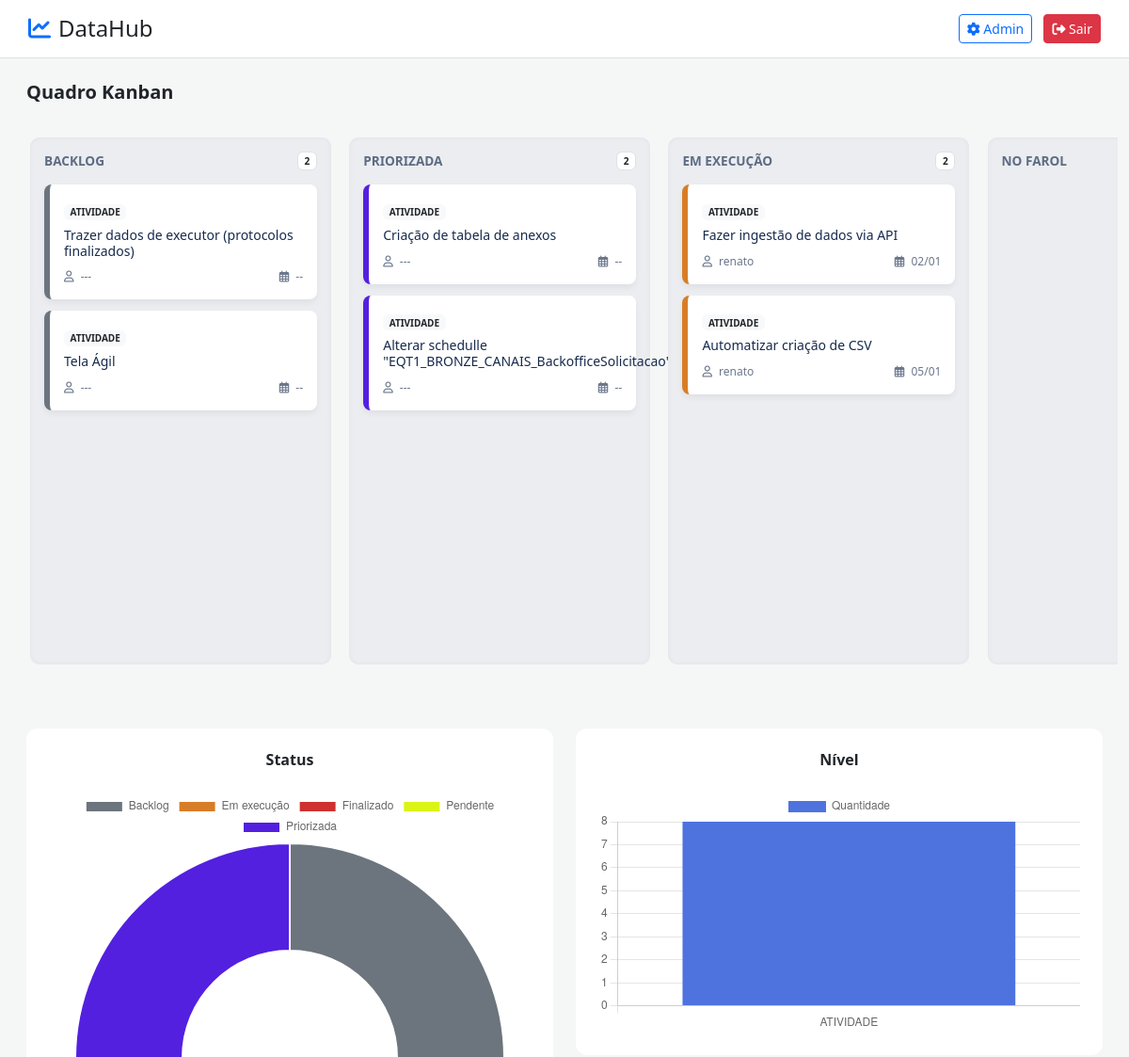
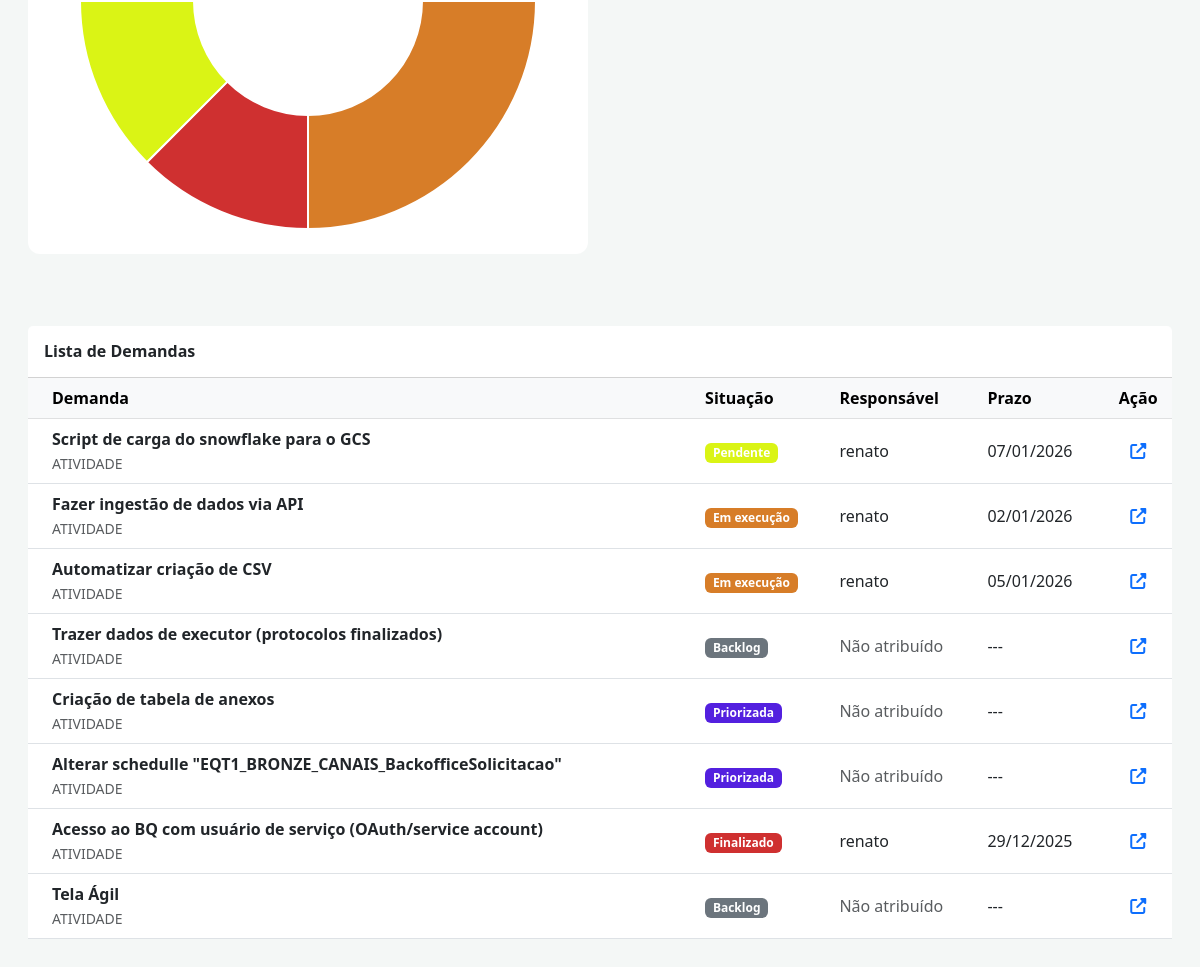
The app's page / (signed in) with its own data (2 pictures, top to bottom).
### core/models.py (models this page shows, shortened)
class Situacao(models.Model):
    nome = models.CharField(max_length=100)
    cor_hex = models.CharField(
        max_length=7,
        default="#6c757d",
        help_text="Insira a cor em Hexadecimal (ex: #d9534f)",
    )
    padrao = models.BooleanField(
        default=False,
        help_text="Marcar como situação padrão para novas demandas",
    )
    pendente = models.BooleanField(
        default=False,
        help_text="Marcar como situação que representa 'pendente'",
    )
    proximas_situacoes = models.ManyToManyField("self", symmetrical=False, blank=True)
    class Meta:
        verbose_name_plural = "Situações"

class Demanda(models.Model):
    NIVEIS = (
        ("INICIATIVA", "Iniciativa"),
        ("EPICO", "Épico"),
        ("HISTORIA", "História"),
        ("ATIVIDADE", "Atividade"),
    )
    nivel = models.CharField(max_length=20, choices=NIVEIS, default="ATIVIDADE")
    titulo = models.CharField("Atividade / Título", max_length=255)
    parent = models.ForeignKey(
        "self",
        on_delete=models.SET_NULL,
        null=True,
        blank=True,
        related_name="subitens",
        verbose_name="Item Pai (Iniciativa/Épico/História)",
    )
    tema = models.ForeignKey(Tema, on_delete=models.PROTECT)
    tipo = models.ForeignKey(TipoAtividade, on_delete=models.PROTECT)
    responsavel = models.ForeignKey(
        User, on_delete=models.SET_NULL, null=True, blank=True
    )
    situacao = models.ForeignKey(
        "Situacao", on_delete=models.PROTECT, null=True, blank=True
    )
    data_inicio = models.DateField(null=True, blank=True)
    data_prazo = models.DateField(null=True, blank=True)
    descricao = models.TextField(blank=True)
    observacao = models.TextField(blank=True)
    solicitantes = models.ManyToManyField(Contato, blank=True, related_name="demandas")
    data_fechamento = models.DateField(null=True, blank=True)
    history = HistoricalRecords()
    descricao = models.TextField(blank=True)
    observacao = models.TextField(blank=True)
    solicitantes = models.ManyToManyField(Contato, blank=True, related_name="demandas")
    criado_em = models.DateTimeField(auto_now_add=True)

### core/views.py (the view, shortened to what this page needs)
# urls.py: path("", dashboard_view, name="dashboard"),
def dashboard_view(request):
    SENHA_MESTRE = "hub123"
    if "logout" in request.GET:
        request.session["auth_dashboard"] = False
        return redirect("dashboard")
    if not request.session.get("auth_dashboard"):
        return render(request, "core/login_dashboard.html")
    if request.GET.get("action") == "take" and request.GET.get("id"):
        demanda = get_object_or_404(Demanda, id=request.GET.get("id"))
        demanda.responsavel = request.user
        demanda.save()
        return redirect("dashboard")
    hoje = timezone.now().date()
    todas_demandas = (
        Demanda.objects.all()
        .select_related("situacao", "responsavel")
        .order_by("-criado_em")
    )
    for d in todas_demandas:
        if not d.data_prazo:
            d.status_prazo = "Sem Prazo"
            d.cor_prazo = "secondary"
        elif d.data_prazo < hoje:
            d.status_prazo = "Atrasado"
            d.cor_prazo = "danger"
        else:
            d.status_prazo = "No Prazo"
            d.cor_prazo = "success"
    desired_order = ["Backlog", "Priorizada", "Em execução", "No Farol", "Finalizado"]
    all_situacoes = list(Situacao.objects.all())
    situacoes = []
    for name in desired_order:
        for s in all_situacoes:
            if s.nome and s.nome.lower() == name.lower():
                situacoes.append(s)
                break
    for s in all_situacoes:
        if s not in situacoes:
            situacoes.append(s)
    kanban_data = {}
    for sit in situacoes:
        kanban_data[sit] = [d for d in todas_demandas if d.situacao_id == sit.id]
    sit_data = Demanda.objects.values("situacao__nome", "situacao__cor_hex").annotate(
        total=Count("id")
    )
    nivel_data = Demanda.objects.values("nivel").annotate(total=Count("id"))
    context = {
        "kanban_data": kanban_data,
        "demandas": todas_demandas,  # Agora contém os objetos processados com status_prazo
        "hoje": hoje,  # ESSENCIAL para o template comparar datas
        "labels_situacao": [
            item["situacao__nome"] or "Sem Situação" for item in sit_data
        ],
        "counts_situacao": [item["total"] for item in sit_data],
        "cores_situacao": [item["situacao__cor_hex"] or "#bdc3c7" for item in sit_data],
        "labels_nivel": [item["nivel"] for item in nivel_data],
        "counts_nivel": [item["total"] for item in nivel_data],
    }
    return render(request, "core/dashboard.html", context)

### core/templates/core/dashboard.html (shortened to what this page needs)
<!DOCTYPE html>
<html lang="pt-br">
<head>
    <link href="https://cdn.jsdelivr.net/npm/bootstrap@5.3.0/dist/css/bootstrap.min.css" rel="stylesheet">
    <link rel="stylesheet" href="https://cdnjs.cloudflare.com/ajax/libs/font-awesome/6.4.0/css/all.min.css">
</head>
<body>
    <nav class="navbar-custom d-flex justify-content-between align-items-center">
        <h4 class="m-0"><i class="fas fa-chart-line text-primary me-2"></i>DataHub</h4>
        <div>
            <a href="{% url 'admin:index' %}" class="btn btn-sm btn-outline-primary me-2"><i class="fas fa-cog"></i> Admin</a>
            <a href="?logout=1" class="btn btn-sm btn-danger"><i class="fas fa-sign-out-alt"></i> Sair</a>
        </div>
    </nav>
    <div class="container-fluid mt-4">
        <div class="row">
            <div class="col-12">
                <h5 class="px-3 mb-3 fw-bold">Quadro Kanban</h5>
                <div class="kanban-container">
                    {% for situacao, tarefas in kanban_data.items %}
                    <div class="kanban-column">
                        <div class="kanban-header">
                            <span>{{ situacao.nome }}</span>
                            <span class="badge bg-white text-dark border">{{ tarefas|length }}</span>
                        </div>
                        {% for d in tarefas %}
                        <div class="kanban-card" style="border-left-color: {{ situacao.cor_hex }}" onclick="window.open('{% url 'admin:core_demanda_change' d.id %}', '_blank')">
                            <span class="badge bg-light text-dark mb-2" style="font-size: 10px;">{{ d.nivel }}</span>
                            <h6>{{ d.titulo }}</h6>
                            <div class="meta-info">
                                <span><i class="far fa-user me-1"></i>
                                    {% if d.responsavel %}
                                        {{ d.responsavel.username }}
                                    {% else %}
                                        ---
                                    {% endif %}
                                </span>
                                <span><i class="far fa-calendar-alt me-1"></i> {{ d.data_prazo|date:"d/m"|default:"--" }}</span>
                            </div>
                        </div>
                        {% endfor %}
                    </div>
                    {% endfor %}
                </div>
            </div>
        </div>
        <div class="row my-5 px-3">
            <div class="col-md-6 mb-4 text-center">
                <div class="card dashboard-card p-4">
                    <h6 class="fw-bold mb-4">Status</h6>
                    <canvas id="chartSituacao"></canvas>
                </div>
            </div>
            <div class="col-md-6 mb-4 text-center">
                <div class="card dashboard-card p-4">
                    <h6 class="fw-bold mb-4">Nível</h6>
                    <canvas id="chartNivel"></canvas>
                </div>
            </div>
        </div>
        <div class="row px-3 pb-5">
            <div class="col-12">
                <div class="card dashboard-card">
                    <div class="card-header bg-white py-3"><h6 class="m-0 fw-bold">Lista de Demandas</h6></div>
                    <div class="card-body p-0">
                        <div class="table-responsive">
                            <table class="table table-hover align-middle mb-0">
                                <thead class="table-light">
                                    <tr>
                                        <th class="ps-4">Demanda</th>
                                        <th>Situação</th>
                                        <th>Responsável</th>
                                        <th>Prazo</th>
                                        <th class="text-center">Ação</th>
                                    </tr>
                                </thead>
                                <tbody>
                                    {% for demanda in demandas %}
                                    <tr>
                                        <td class="ps-4">
                                            <strong>{{ demanda.titulo }}</strong><br>
                                            <small class="text-muted">{{ demanda.nivel }}</small>
                                        </td>
                                        <td>
                                            {% if demanda.situacao %}
                                            <span class="badge" style="background-color: {{ demanda.situacao.cor_hex }}">
                                                {{ demanda.situacao.nome }}
                                            </span>
                                            {% endif %}
                                        </td>
                                        <td>
                                            {% if demanda.responsavel %}
                                                {{ demanda.responsavel.get_full_name|default:demanda.responsavel.username }}
                                            {% else %}
                                                <span class="text-muted">Não atribuído</span>
                                            {% endif %}
                                        </td>
                                        <td>{{ demanda.data_prazo|date:"d/m/Y"|default:"---" }}</td>
                                        <td class="text-center">
                                            <a href="{% url 'admin:core_demanda_change' demanda.id %}" target="_blank" class="text-primary">
                                                <i class="fas fa-external-link-alt"></i>
                                            </a>
                                        </td>
                                    </tr>
                                    {% endfor %}
                                </tbody>
                            </table>
                        </div>
                    </div>
                </div>
            </div>
        </div>
    </div>
    <script>
        // Gráfico Status
        new Chart(document.getElementById('chartSituacao'), {
            type: 'doughnut',
            data: {
                labels: {{ labels_situacao|safe }},
                datasets: [{
                    data: {{ counts_situacao|safe }},
                    backgroundColor: {{ cores_situacao|safe }}
                }]
            }
        });
        // Gráfico Nível
        new Chart(document.getElementById('chartNivel'), {
            type: 'bar',
            data: {
                labels: {{ labels_nivel|safe }},
                datasets: [{
                    label: 'Quantidade',
                    data: {{ counts_nivel|safe }},
                    backgroundColor: '#4e73df'
                }]
            }
        });
    </script>
</body>
</html>

### core/templates/core/dashboard.html (style rules this page uses)
body { background-color: #f4f7f6; font-family: 'Segoe UI', Tahoma, Geneva, Verdana, sans-serif; }
.navbar-custom { background-color: #ffffff; border-bottom: 1px solid #e0e0e0; padding: 15px 30px; }
.kanban-container { display: flex; overflow-x: auto; padding: 20px; gap: 1.2rem; align-items: flex-start; }
.kanban-column { background: #ebedf0; min-width: 320px; max-width: 320px; border-radius: 10px; padding: 15px; min-height: 70vh; box-shadow: inset 0 0 5px rgba(0,0,0,0.05); }
.kanban-header { font-weight: bold; margin-bottom: 15px; text-transform: uppercase; font-size: 0.85rem; color: #5e6c84; display: flex; justify-content: space-between; }
.kanban-card { background: white; border-radius: 8px; padding: 15px; margin-bottom: 12px; box-shadow: 0 4px 6px rgba(0,0,0,0.05); border-left: 6px solid #ccc; transition: transform 0.2s; cursor: pointer; }
.kanban-card h6 { margin: 0 0 8px 0; font-size: 14px; color: #172b4d; }
.kanban-card .meta-info { font-size: 12px; color: #6b778c; display: flex; justify-content: space-between; margin-top: 10px; }
.dashboard-card { border: none; border-radius: 12px; transition: 0.3s; }

### records on screen
Situacao: nome "BACKLOG", tarefas "2"
Demanda: nivel "ATIVIDADE", titulo "Trazer dados de executor (protocolos finalizados)", data_prazo "--", situacao.nome "Backlog", shows "Não atribuído", data_prazo "---"
Demanda: nivel "ATIVIDADE", titulo "Tela Ágil", data_prazo "--", situacao.nome "Backlog", shows "Não atribuído", data_prazo "---"
Situacao: nome "PRIORIZADA", tarefas "2"
Demanda: nivel "ATIVIDADE", titulo "Criação de tabela de anexos", data_prazo "--", situacao.nome "Priorizada", shows "Não atribuído", data_prazo "---"
Demanda: nivel "ATIVIDADE", titulo "Alterar schedulle \"EQT1_BRONZE_CANAIS_BackofficeSolicitacao\"", data_prazo "--", situacao.nome "Priorizada", shows "Não atribuído", data_prazo "---"
Situacao: nome "EM EXECUÇÃO", tarefas "2"
Demanda: nivel "ATIVIDADE", titulo "Fazer ingestão de dados via API", responsavel.username "renato", data_prazo "02/01", situacao.nome "Em execução", responsavel.get_full_name "renato", data_prazo "02/01/2026"
Demanda: nivel "ATIVIDADE", titulo "Automatizar criação de CSV", responsavel.username "renato", data_prazo "05/01", situacao.nome "Em execução", responsavel.get_full_name "renato", data_prazo "05/01/2026"
Situacao: nome "NO FAROL"
Demanda: titulo "Script de carga do snowflake para o GCS", nivel "ATIVIDADE", situacao.nome "Pendente", responsavel.get_full_name "renato", data_prazo "07/01/2026"
Demanda: titulo "Acesso ao BQ com usuário de serviço (OAuth/service account)", nivel "ATIVIDADE", situacao.nome "Finalizado", responsavel.get_full_name "renato", data_prazo "29/12/2025"

### other values on screen
chart data {{ labels_situacao|safe }} ['Backlog', 'Em execução', 'Finalizado', 'Pendente', 'Priorizada']
chart data {{ counts_situacao|safe }} [2, 2, 1, 1, 2]
chart data {{ labels_nivel|safe }} ['ATIVIDADE']
